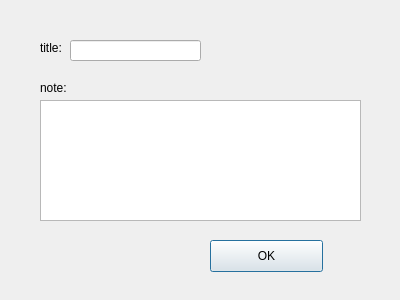
<?xml version="1.0" encoding="UTF-8"?>
<ui version="4.0">
 <class>Dialog</class>
 <widget class="QDialog" name="Dialog">
  <property name="geometry">
   <rect>
    <x>0</x>
    <y>0</y>
    <width>400</width>
    <height>300</height>
   </rect>
  </property>
  <property name="windowTitle">
   <string>Dialog</string>
  </property>
  <widget class="QLabel" name="label">
   <property name="geometry">
    <rect>
     <x>40</x>
     <y>40</y>
     <width>41</width>
     <height>16</height>
    </rect>
   </property>
   <property name="text">
    <string>title:</string>
   </property>
  </widget>
  <widget class="QLineEdit" name="title_lineEdit">
   <property name="geometry">
    <rect>
     <x>70</x>
     <y>40</y>
     <width>131</width>
     <height>21</height>
    </rect>
   </property>
  </widget>
  <widget class="QPlainTextEdit" name="note_plainTextEdit">
   <property name="geometry">
    <rect>
     <x>40</x>
     <y>100</y>
     <width>321</width>
     <height>121</height>
    </rect>
   </property>
  </widget>
  <widget class="QLabel" name="label_2">
   <property name="geometry">
    <rect>
     <x>40</x>
     <y>80</y>
     <width>41</width>
     <height>16</height>
    </rect>
   </property>
   <property name="text">
    <string>note:</string>
   </property>
  </widget>
  <widget class="QPushButton" name="pushButton">
   <property name="geometry">
    <rect>
     <x>210</x>
     <y>240</y>
     <width>113</width>
     <height>32</height>
    </rect>
   </property>
   <property name="text">
    <string>OK</string>
   </property>
  </widget>
 </widget>
 <resources/>
 <connections/>
</ui>
